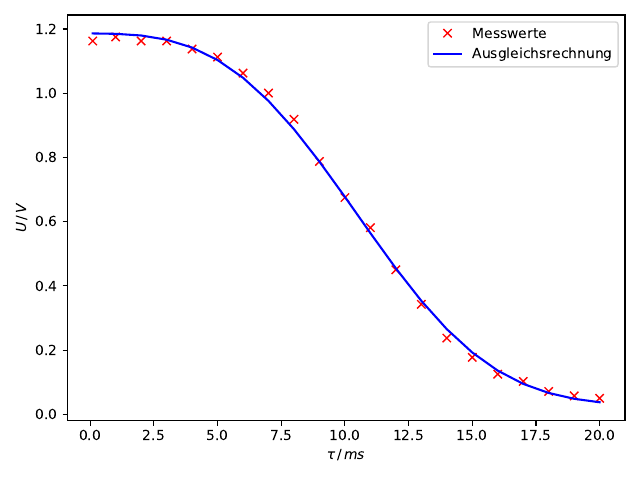

Recreate this plot in Python.
import numpy as np
import matplotlib.pyplot as plt
from scipy import optimize
from scipy.optimize import curve_fit
from uncertainties import ufloat
import uncertainties.unumpy as unp

t, U = np.genfromtxt('mess4.txt', unpack=True) 

T2 = 4*10**3
g = 2.67*10**8
G2 = 0.079 

def fit(t, a, b, c):
    return a*np.exp(-(2*t)/T2)*np.exp(-t**3/b)+c

#p0 = [1, 0, 0]

params, cov = curve_fit(fit, t, U)
err = np.sqrt(np.diag(abs(cov)))

a = ufloat(params[0], err[0])
b = ufloat(params[1], err[1])
c = ufloat(params[2], err[2])

print(a, b, c)

plt.plot(t, U, 'rx', label=r'Messwerte')
plt.plot(t, fit(t, *params), 'b-', label='Ausgleichsrechnung')
plt.xlabel(r'$\tau \, / \, ms$')
plt.ylabel(r'$U \, / \, V$')
plt.legend(loc='best')

plt.tight_layout()
plt.savefig('plot4.pdf')

D = 3/(2*b*10**-9*g**2*G2**2)
print(D)
